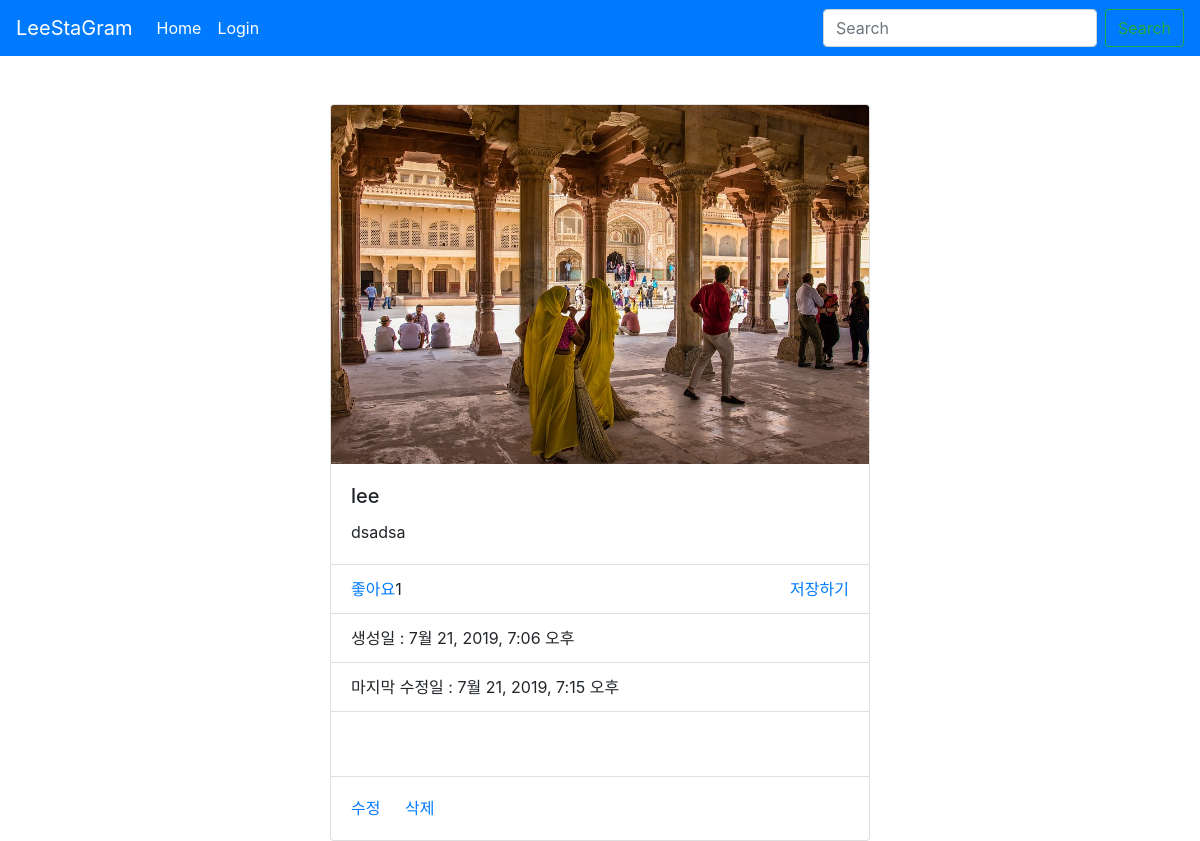
Screenshot of /instagram/detail/5 with the database file from the repository.
### photo/models.py (models this page shows, shortened)
class Photo(models.Model):
    author = models.ForeignKey(User, on_delete=models.CASCADE, related_name='user', verbose_name='작성자')
    text = models.TextField(blank=True, verbose_name='내용')
    image = models.ImageField(upload_to='timeline_photo/%Y/%m/%d') # settings.py에 추가.
    created_at = models.DateTimeField(auto_now_add=True,verbose_name='작성된 시간')
    updated_at = models.DateTimeField(auto_now=True,verbose_name='수정된 시간')
    like = models.ManyToManyField(User, related_name='like_post', blank=True)
    favorite = models.ManyToManyField(User,related_name='favorite_post', blank=True)
    class Meta:
        ordering = ['-created_at']
        verbose_name_plural = '게시물들'

### photo/views.py (the view)
# urls.py: path('detail/<int:pk>', PhotoDetail.as_view(), name='detail'),
class PhotoDetail(DetailView):
    model = Photo
    template_name_suffix = '_detail'

### photo/templates/photo/photo_detail.html (shortened to what this page needs)
{% extends 'base.html' %}
{% block content %}
<div class="container">
    <div class="row">
        <div class="col"></div>
        <div class="col-6">
            <div class="card">
                <img src="{{ object.image.url }}" class="card-img-top">
                <div class="card-body">
                    <h5 class="card-title">{{ object.author }}</h5>
                    <p class="card-text">{{ object.text }}</p>
                </div>
                <ul class="list-group list-group-flush">
                    <li class="list-group-item">
                        <a href="{% url 'photo:like' object.id %}"
                            class="float-left">좋아요</a>
                        {% if object.like.all.count %}
                        <span class="float-left">
                            {{ object.like.all.count }}
                        </span>
                        {% endif %}
                        <a href="{% url 'photo:favorite' object.id %}"
                            class="float-right">저장하기</a>
                    </li>
                    <li class="list-group-item">생성일 : {{ object.created_at }}</li>
                    <li class="list-group-item">마지막 수정일 : {{ object.updated_at }}</li>
                    <li class="list-group-item">
                        {% load disqus_tags %}
                        <div class="card-body">
                        </div>
                    </li>
                </ul>
                <div class="card-body">
                    <a href="{% url 'photo:update' object.id %}" class="card-link">수정</a>
                    <a href="{% url 'photo:delete' object.id %}" class="card-link">삭제</a>
                </div>
            </div>
        </div>
        <div class="col"></div>
    </div>
</div>
{% endblock %}

### rows the page displays
Photo: image (picture), author "lee", text "dsadsa", like.all.count "1", created_at "7월 21, 2019, 7:06 오후", updated_at "7월 21, 2019, 7:15 오후"
